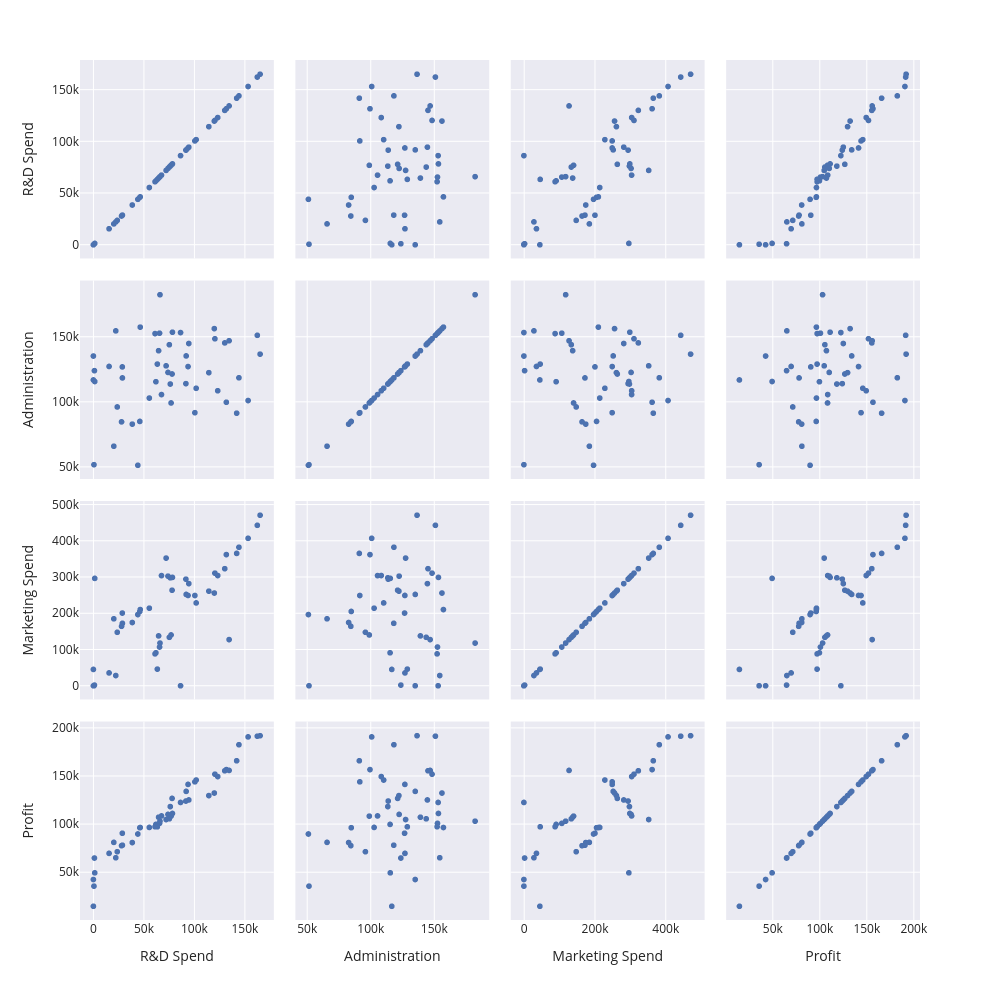

Write notebook code for a chart like this one.
### Code cell
# Plotly Pairplot
fig = px.scatter_matrix(df, dimensions=['R&D Spend', 'Administration', 'Marketing Spend', 'Profit'], width=1000, height=1000)
fig.show()
